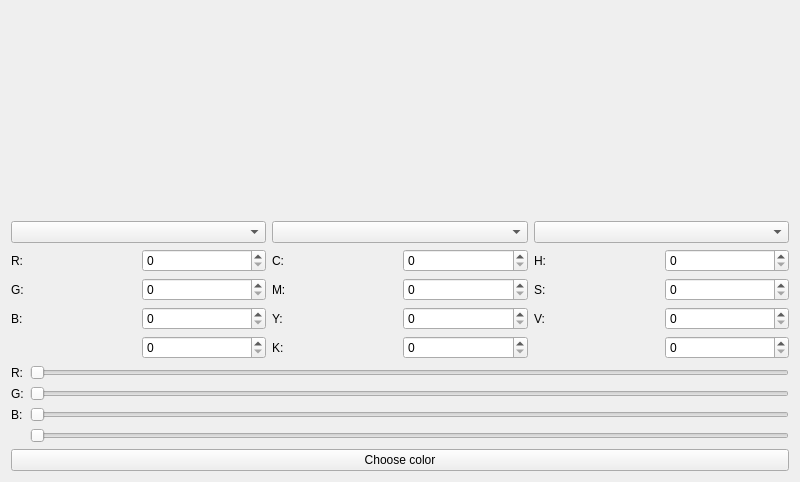
<?xml version="1.0" encoding="UTF-8"?>
<ui version="4.0">
 <class>Widget</class>
 <widget class="QWidget" name="Widget">
  <property name="geometry">
   <rect>
    <x>0</x>
    <y>0</y>
    <width>800</width>
    <height>482</height>
   </rect>
  </property>
  <property name="windowTitle">
   <string>Widget</string>
  </property>
  <layout class="QVBoxLayout" name="verticalLayout_2">
   <item>
    <layout class="QVBoxLayout" name="verticalLayout">
     <item>
      <widget class="QLabel" name="ColorRect">
       <property name="text">
        <string/>
       </property>
      </widget>
     </item>
     <item>
      <layout class="QHBoxLayout" name="horizontalLayout">
       <item>
        <layout class="QGridLayout" name="gridLayout">
         <item row="2" column="0">
          <widget class="QLabel" name="LLabel_1">
           <property name="text">
            <string>R:</string>
           </property>
          </widget>
         </item>
         <item row="4" column="0">
          <widget class="QLabel" name="LLabel_3">
           <property name="text">
            <string>B:</string>
           </property>
          </widget>
         </item>
         <item row="4" column="1">
          <widget class="QSpinBox" name="Left_3"/>
         </item>
         <item row="1" column="0" colspan="2">
          <widget class="QComboBox" name="LeftCB"/>
         </item>
         <item row="2" column="1">
          <widget class="QSpinBox" name="Left_1"/>
         </item>
         <item row="3" column="1">
          <widget class="QSpinBox" name="Left_2"/>
         </item>
         <item row="3" column="0">
          <widget class="QLabel" name="LLabel_2">
           <property name="text">
            <string>G:</string>
           </property>
          </widget>
         </item>
         <item row="5" column="1">
          <widget class="QSpinBox" name="Left_4"/>
         </item>
         <item row="5" column="0">
          <widget class="QLabel" name="LLabel_4">
           <property name="text">
            <string/>
           </property>
          </widget>
         </item>
        </layout>
       </item>
       <item>
        <layout class="QGridLayout" name="gridLayout_2">
         <item row="5" column="1">
          <widget class="QSpinBox" name="Mid_4"/>
         </item>
         <item row="1" column="0" colspan="2">
          <widget class="QComboBox" name="CentralCB"/>
         </item>
         <item row="2" column="1">
          <widget class="QSpinBox" name="Mid_1"/>
         </item>
         <item row="5" column="0">
          <widget class="QLabel" name="MLabel_4">
           <property name="text">
            <string>K:</string>
           </property>
          </widget>
         </item>
         <item row="2" column="0">
          <widget class="QLabel" name="MLabel_1">
           <property name="text">
            <string>C:</string>
           </property>
          </widget>
         </item>
         <item row="3" column="1">
          <widget class="QSpinBox" name="Mid_2"/>
         </item>
         <item row="4" column="0">
          <widget class="QLabel" name="MLabel_3">
           <property name="text">
            <string>Y:</string>
           </property>
          </widget>
         </item>
         <item row="3" column="0">
          <widget class="QLabel" name="MLabel_2">
           <property name="text">
            <string>M:</string>
           </property>
          </widget>
         </item>
         <item row="4" column="1">
          <widget class="QSpinBox" name="Mid_3"/>
         </item>
        </layout>
       </item>
       <item>
        <layout class="QGridLayout" name="gridLayout_3">
         <item row="2" column="1">
          <widget class="QSpinBox" name="Right_1"/>
         </item>
         <item row="4" column="0">
          <widget class="QLabel" name="RLabel_3">
           <property name="text">
            <string>V:</string>
           </property>
          </widget>
         </item>
         <item row="1" column="0" colspan="2">
          <widget class="QComboBox" name="RightCB"/>
         </item>
         <item row="3" column="1">
          <widget class="QSpinBox" name="Right_2"/>
         </item>
         <item row="3" column="0">
          <widget class="QLabel" name="RLabel_2">
           <property name="text">
            <string>S:</string>
           </property>
          </widget>
         </item>
         <item row="4" column="1">
          <widget class="QSpinBox" name="Right_3"/>
         </item>
         <item row="2" column="0">
          <widget class="QLabel" name="RLabel_1">
           <property name="text">
            <string>H:</string>
           </property>
          </widget>
         </item>
         <item row="5" column="0">
          <widget class="QLabel" name="RLabel_4">
           <property name="text">
            <string/>
           </property>
          </widget>
         </item>
         <item row="5" column="1">
          <widget class="QSpinBox" name="Right_4"/>
         </item>
        </layout>
       </item>
      </layout>
     </item>
     <item>
      <layout class="QGridLayout" name="gridLayout_4">
       <item row="0" column="0">
        <widget class="QLabel" name="SliderLabel_1">
         <property name="text">
          <string>R:</string>
         </property>
        </widget>
       </item>
       <item row="1" column="0">
        <widget class="QLabel" name="SliderLabel_2">
         <property name="text">
          <string>G:</string>
         </property>
        </widget>
       </item>
       <item row="3" column="0">
        <widget class="QLabel" name="SliderLabel_4">
         <property name="text">
          <string/>
         </property>
        </widget>
       </item>
       <item row="2" column="0">
        <widget class="QLabel" name="SliderLabel_3">
         <property name="text">
          <string>B:</string>
         </property>
        </widget>
       </item>
       <item row="2" column="1">
        <widget class="QSlider" name="Slider_3">
         <property name="orientation">
          <enum>Qt::Horizontal</enum>
         </property>
        </widget>
       </item>
       <item row="3" column="1">
        <widget class="QSlider" name="Slider_4">
         <property name="orientation">
          <enum>Qt::Horizontal</enum>
         </property>
        </widget>
       </item>
       <item row="0" column="1">
        <widget class="QSlider" name="Slider_1">
         <property name="orientation">
          <enum>Qt::Horizontal</enum>
         </property>
        </widget>
       </item>
       <item row="1" column="1">
        <widget class="QSlider" name="Slider_2">
         <property name="orientation">
          <enum>Qt::Horizontal</enum>
         </property>
        </widget>
       </item>
       <item row="4" column="0" colspan="2">
        <widget class="QPushButton" name="colorButton">
         <property name="text">
          <string>Choose color</string>
         </property>
        </widget>
       </item>
      </layout>
     </item>
    </layout>
   </item>
  </layout>
 </widget>
 <resources/>
 <connections/>
</ui>
